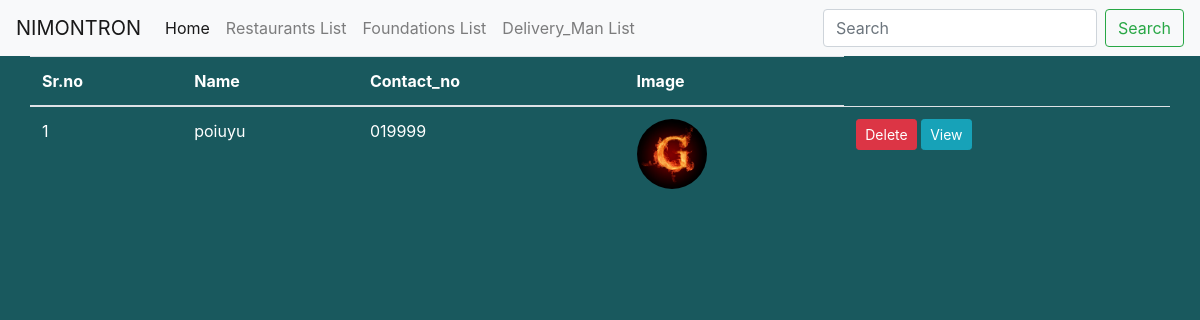
Page /view_restaurants (signed in) on the committed database.
### customers/models.py (models this page shows, shortened)
class Restaurant(models.Model):
    user = models.ForeignKey(User, on_delete=models.CASCADE)
    contact_no = models.CharField(max_length=15, null=True)
    description = models.TextField(max_length=255, blank=True)
    address = models.CharField(max_length=100)
    name = models.CharField(max_length=100, null=True)
    image = models.FileField(null=True)
    ratting = models.IntegerField(blank=True, null=True)
    type = models.CharField(max_length=15, null=True)
    facebook_page = models.CharField(max_length=50, null=True)
    status = models.CharField(max_length=20, null=True)

### customers/views.py (the view)
# urls.py: path('view_restaurants', views.view_restaurants, name='view_restaurants'),
def view_restaurants(request):
    if not request.user.is_authenticated:
        return redirect('customers:login_as')
    data = Restaurant.objects.all()
    temp['data'] = data
    return render(request, 'admin/view_restaurants.html', temp)

### customers/templates/admin/view_restaurants.html
<!DOCTYPE html>
<html>
<body style="background-color:#19595E">
{% include 'admin/admin_navbar.html' %}
<table class="table table-hover container" style="color:white;">
    <thead>
        <tr>
            <th> Sr.no </th>
            <th> Name </th>
            <th> Contact_no </th>
            <th> Image </th>
        </tr>
    </thead>
    <tbody>
    {% for i in data %}
 <tr>
    <td>{{forloop.counter}}</td>
    <td>{{i.user.first_name}}{{i.user.last_name}}</td>
    <td>{{i.contact_no }}</td>
    <td><img src = "{{i.image.url }}" style = "width:70px ; height : 70px; border-radius: 50%"></td>
    <td><a href="{% url 'customers:delete_restaurant' i.id%} " class="btn btn-danger btn-sm" onclick="return confirm('Are You Sure?')"> Delete </a> <a href="{% url 'customers:view_specific_restaurant' i.id%}"class="btn btn-info btn-sm"> View </a></td>
{%endfor%}
</tr>
</table>
</body>
</html>

### rows in the picture
Restaurant: user.first_name "poiuyu", contact_no "019999", image (picture)
